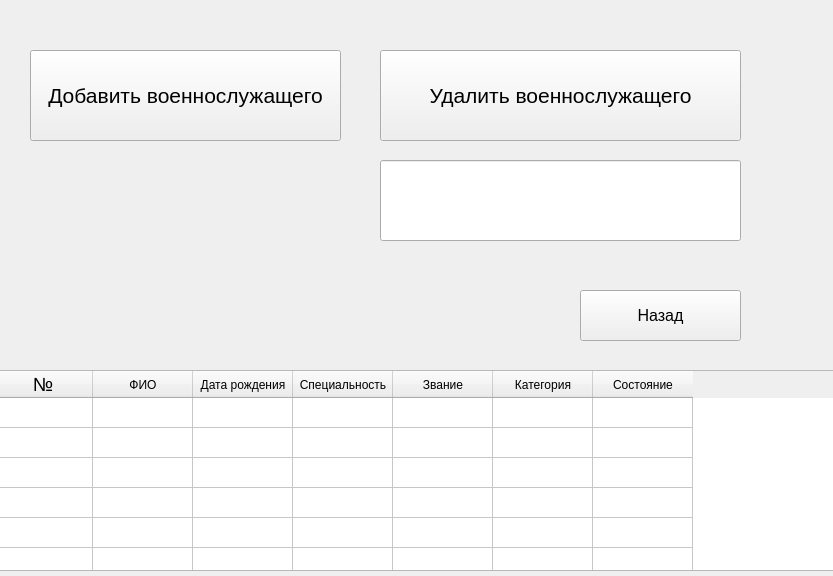
<?xml version="1.0" encoding="UTF-8"?>
<ui version="4.0">
 <class>Solder</class>
 <widget class="QWidget" name="Solder">
  <property name="geometry">
   <rect>
    <x>0</x>
    <y>0</y>
    <width>833</width>
    <height>576</height>
   </rect>
  </property>
  <property name="windowTitle">
   <string>Form</string>
  </property>
  <widget class="QPushButton" name="addd">
   <property name="geometry">
    <rect>
     <x>30</x>
     <y>50</y>
     <width>311</width>
     <height>91</height>
    </rect>
   </property>
   <property name="font">
    <font>
     <pointsize>16</pointsize>
    </font>
   </property>
   <property name="text">
    <string>Добавить военнослужащего</string>
   </property>
  </widget>
  <widget class="QPushButton" name="back">
   <property name="geometry">
    <rect>
     <x>580</x>
     <y>290</y>
     <width>161</width>
     <height>51</height>
    </rect>
   </property>
   <property name="font">
    <font>
     <pointsize>12</pointsize>
    </font>
   </property>
   <property name="text">
    <string>Назад</string>
   </property>
  </widget>
  <widget class="QTableWidget" name="tableWidget">
   <property name="enabled">
    <bool>true</bool>
   </property>
   <property name="geometry">
    <rect>
     <x>-10</x>
     <y>370</y>
     <width>931</width>
     <height>201</height>
    </rect>
   </property>
   <property name="showGrid">
    <bool>true</bool>
   </property>
   <row>
    <property name="text">
     <string/>
    </property>
   </row>
   <row>
    <property name="text">
     <string/>
    </property>
   </row>
   <row>
    <property name="text">
     <string/>
    </property>
   </row>
   <row>
    <property name="text">
     <string/>
    </property>
   </row>
   <row>
    <property name="text">
     <string/>
    </property>
   </row>
   <row>
    <property name="text">
     <string/>
    </property>
   </row>
   <column>
    <property name="text">
     <string>№</string>
    </property>
    <property name="font">
     <font>
      <pointsize>14</pointsize>
     </font>
    </property>
   </column>
   <column>
    <property name="text">
     <string>ФИО</string>
    </property>
   </column>
   <column>
    <property name="text">
     <string>Дата рождения</string>
    </property>
   </column>
   <column>
    <property name="text">
     <string>Специальность</string>
    </property>
   </column>
   <column>
    <property name="text">
     <string>Звание</string>
    </property>
   </column>
   <column>
    <property name="text">
     <string>Категория</string>
    </property>
   </column>
   <column>
    <property name="text">
     <string>Состояние</string>
    </property>
   </column>
  </widget>
  <widget class="QPushButton" name="del">
   <property name="geometry">
    <rect>
     <x>380</x>
     <y>50</y>
     <width>361</width>
     <height>91</height>
    </rect>
   </property>
   <property name="font">
    <font>
     <pointsize>16</pointsize>
    </font>
   </property>
   <property name="text">
    <string>Удалить военнослужащего</string>
   </property>
  </widget>
  <widget class="QLineEdit" name="delete_input">
   <property name="geometry">
    <rect>
     <x>380</x>
     <y>160</y>
     <width>361</width>
     <height>81</height>
    </rect>
   </property>
   <property name="sizePolicy">
    <sizepolicy hsizetype="Expanding" vsizetype="Preferred">
     <horstretch>0</horstretch>
     <verstretch>0</verstretch>
    </sizepolicy>
   </property>
   <property name="font">
    <font>
     <pointsize>12</pointsize>
    </font>
   </property>
   <property name="text">
    <string/>
   </property>
   <property name="alignment">
    <set>Qt::AlignCenter</set>
   </property>
  </widget>
 </widget>
 <resources/>
 <connections/>
</ui>
